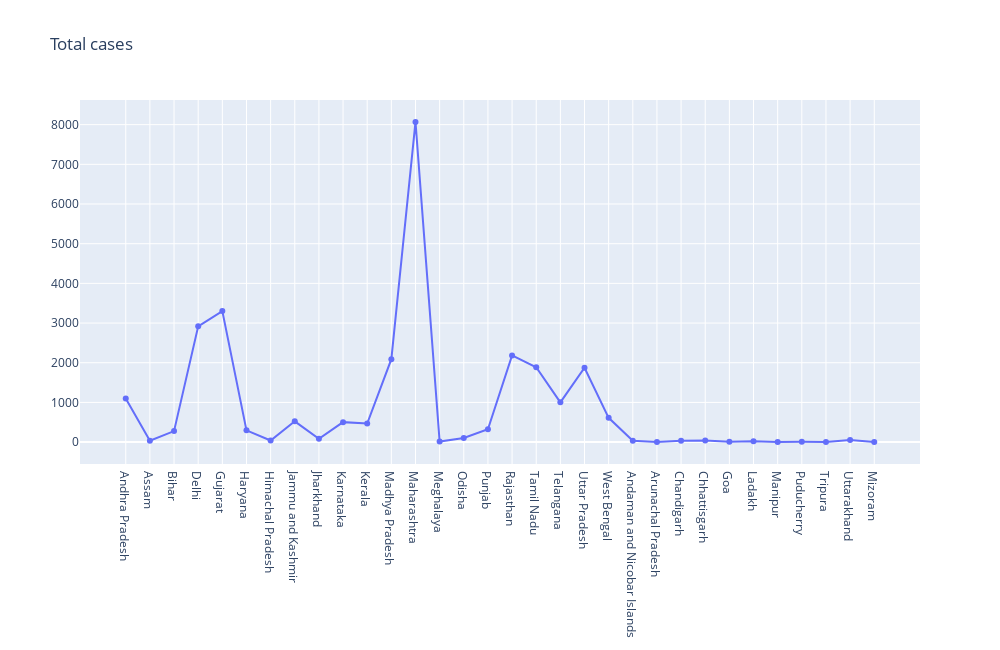

Notebook cell for this chart:
### Code cell
fig1=go.Figure(go.Line(x=covid['State'],y=covid['Total_Cases'],mode='lines+markers'))
fig1.update_layout(
    autosize=False,
    width=1000,
    height=650,)
fig1.update_layout(title_text='Total cases')

### Figure 1 — Plotly figure (JSON) as saved in the notebook; plotly's stock layout.template omitted (floating-point values rounded to 4 significant figures)
{"data": [{"mode": "lines+markers", "type": "scatter", "x": ["Andhra Pradesh", "Assam", "Bihar", "Delhi", "Gujarat", "Haryana", "Himachal Pradesh", "Jammu and Kashmir", "Jharkhand", "Karnataka", "Kerala", "Madhya Pradesh", "Maharashtra", "Meghalaya", "Odisha", "Punjab", "Rajasthan", "Tamil Nadu", "Telangana", "Uttar Pradesh", "West Bengal", "Andaman and Nicobar Islands", "Arunachal Pradesh", "Chandigarh", "Chhattisgarh", "Goa", "Ladakh", "Manipur", "Puducherry", "Tripura", "Uttarakhand", "Mizoram"], "y": [1097, 36, 277, 2918, 3301, 296, 40, 523, 82, 503, 469, 2090, 8068, 12, 103, 322, 2185, 1885, 1001, 1873, 611, 33, 1, 36, 37, 7, 20, 2, 8, 2, 51, 1]}], "layout": {"autosize": false, "height": 650, "title": {"text": "Total cases"}, "width": 1000}}
